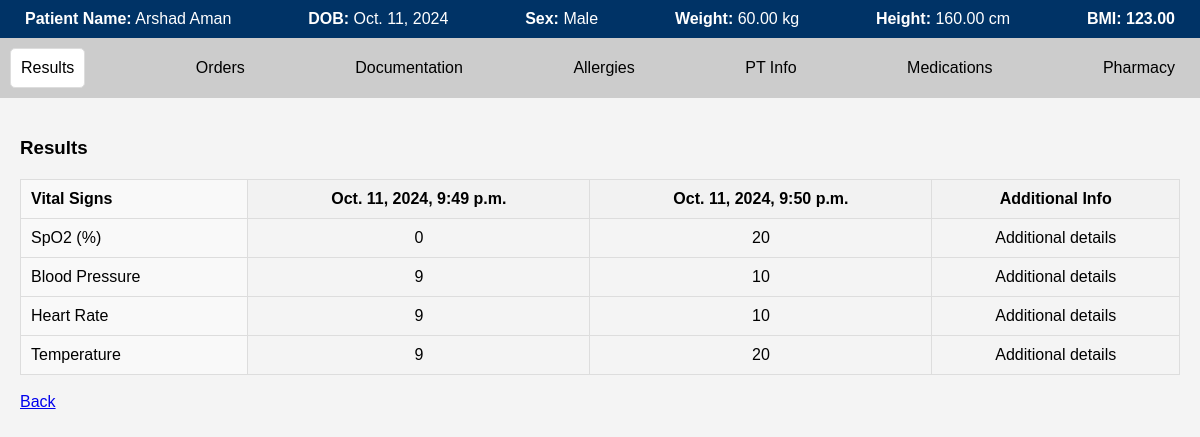
Page /view-patient/54b42c7f-54fc-4316-906b-e4fa29251fdb/?action=access (signed in) on the committed database.
### rpm_users/models.py (models this page shows, shortened)
class Patient(models.Model):
    SEX_CHOICES = [('Male', 'Male'), ('Female', 'Female'), ('Others', 'Others'),]
    user = models.OneToOneField(User, on_delete=models.CASCADE, blank=True, null=True)
    date_of_birth = models.DateField(blank=True, null=True)
    height = models.DecimalField(blank=True, null=True, max_digits=10, decimal_places=2)
    weight = models.DecimalField(blank=True, null=True, max_digits=10, decimal_places=2)
    insurance = models.CharField(blank=True, null=True, max_length=255)
    sex = models.CharField(blank=True, max_length=10, null=True, choices=SEX_CHOICES)
    bmi = models.DecimalField(blank=True, max_digits=10, decimal_places=2, null=True)
    id = models.UUIDField(default=uuid.uuid4, primary_key=True, editable=False)
    created_at = models.DateTimeField(auto_now_add=True)
    updated_at = models.DateTimeField(auto_now=True)
    moderator_assigned = models.ForeignKey('Moderator', blank=True, null=True, on_delete=models.SET_NULL, related_name='moderators')

### reports/models.py (models this page shows, shortened)
class Reports(models.Model):
    patient = models.ForeignKey('rpm_users.Patient', on_delete=models.CASCADE, related_name='reports')
    blood_pressure = models.CharField(max_length=10, blank=True, null=True)
    heart_rate = models.CharField(max_length=10, blank=True, null=True)
    heart_rate = models.CharField(max_length=10, blank=True, null=True)
    spo2 = models.CharField(max_length=10, blank=True, null=True)
    temperature = models.CharField(max_length=10, blank=True, null=True)
    symptoms = models.TextField(blank=True, null=True)
    created_at = models.DateTimeField(auto_now_add=True)
    updated_at = models.DateTimeField(auto_now=True)

### rpm_users/views.py (the view, shortened to what this page needs)
# urls.py: path('view-patient/<str:patient_id>/', views.moderator_actions_view, name='moderator_actions'),
def moderator_actions_view(request, patient_id):
    user = request.user  # Assuming user is authenticated and their email is available in request.user
    moderator = get_object_or_404(Moderator, user=user)
    patient = get_object_or_404(Patient, id=patient_id)
    context = {
        'patient': patient,
        'moderator': moderator,
    }
    action = request.GET.get('action')
    if action == 'access'.lower() and patient.moderator_assigned == moderator or request.user.is_superuser:
        reports = Reports.objects.filter(patient=patient)
        context['reports'] = reports  # Add patient details to the context
        return render(request, 'index.html', context)
    elif action == 'delete':
        patient.delete()
        context['success'] = 'Patient deleted successfully'
        return render(request, 'index.html', context)
    else:
        context['error'] = "Invalid action."
        return render(request, 'index.html', context)

### templates/index.html (shortened to what this page needs)
<!DOCTYPE html>
<html lang="en">
  <head>
  </head>
  <body>
    <div class="patient-details">
      <div>
        <strong>Patient Name:</strong> {{patient.user.first_name}}
        {{patient.user.last_name}}
      </div>
      <div><strong>DOB:</strong> {{patient.date_of_birth}}</div>
      <div><strong>Sex:</strong> {{patient.sex}}</div>
      <div><strong>Weight:</strong> {{patient.weight}} kg</div>
      <div><strong>Height:</strong> {{patient.height}} cm</div>
      <div><strong>BMI: {{patient.bmi}}</strong></div>
    </div>
    <div class="tabs">
      <div class="active" onclick="showTab('results')">Results</div>
      <div onclick="showTab('orders')">Orders</div>
      <div onclick="showTab('documentation')">Documentation</div>
      <div onclick="showTab('allergies')">Allergies</div>
      <div onclick="showTab('ptinfo')">PT Info</div>
      <div onclick="showTab('medications')">Medications</div>
      <div onclick="showTab('pharmacy')">Pharmacy</div>
    </div>
    <div class="content">
      <div id="results" class="table-container">
        <h3>Results</h3>
        <table>
          <thead>
            <tr>
              <th class="left-col">Vital Signs</th>
              {% for report in reports %}
              <th>{{report.created_at}}</th>
              {% endfor %}
              <th>Additional Info</th>
            </tr>
          </thead>
          <tbody>
            <tr>
              <td class="left-col">SpO2 (%)</td>
              {% for report in reports %}
              <td>{{report.spo2}}</td>
              {% endfor %}
              <td>Additional details</td>
            </tr>
            <tr>
              <tr>
                <td class="left-col">Blood Pressure</td>
                {% for report in reports %}
                <td>{{report.blood_pressure}}</td>
                {% endfor %}
                <td>Additional details</td>
              </tr>
            </tr>
            <tr>
              <tr>
                <td class="left-col">Heart Rate</td>
                {% for report in reports %}
                <td>{{report.heart_rate}}</td>
                {% endfor %}
                <td>Additional details</td>
              </tr>
            </tr>
            <tr>
              <tr>
                <td class="left-col">Temperature</td>
                {% for report in reports %}
                <td>{{report.temperature}}</td>
                {% endfor %}
                <td>Additional details</td>
              </tr>
            </tr>
          </tbody>
        </table>
      </div>
      <br>
      <a href="/view-patient/">Back</a>
    </div>
  </body>
</html>

### templates/index.html (style rules this page uses)
body { font-family: Arial, sans-serif; margin: 0; padding: 0; background-color: #f4f4f4; }
.patient-details { background-color: #003366; color: white; padding: 10px; display: flex; justify-content: space-between; align-items: center; }
.patient-details div { margin: 0 15px; }
.tabs { background-color: #ccc; display: flex; padding: 10px; justify-content: space-between; align-items: center; }
.tabs div { margin-right: 15px; cursor: pointer; }
.tabs div.active { background-color: white; padding: 10px; border-radius: 5px; border: 1px solid #ddd; }
.content { padding: 20px; }
.table-container { overflow-x: auto; width: 100%; }
table { width: 100%; border-collapse: collapse; margin-top: 20px; }
table, th, td { border: 1px solid #ddd; }
th, td { padding: 10px; text-align: center; }
th { background-color: #f2f2f2; }
.left-col { text-align: left; background-color: #f9f9f9; }

### rows in the picture
Patient: user.first_name "Arshad", user.last_name "Aman", date_of_birth "Oct. 11, 2024", sex "Male", weight "60.00", height "160.00", bmi "123.00"
Reports: created_at "Oct. 11, 2024, 9:49 p.m.", spo2 "0", blood_pressure "9", heart_rate "9", temperature "9"
Reports: created_at "Oct. 11, 2024, 9:50 p.m.", spo2 "20", blood_pressure "10", heart_rate "10", temperature "20"
